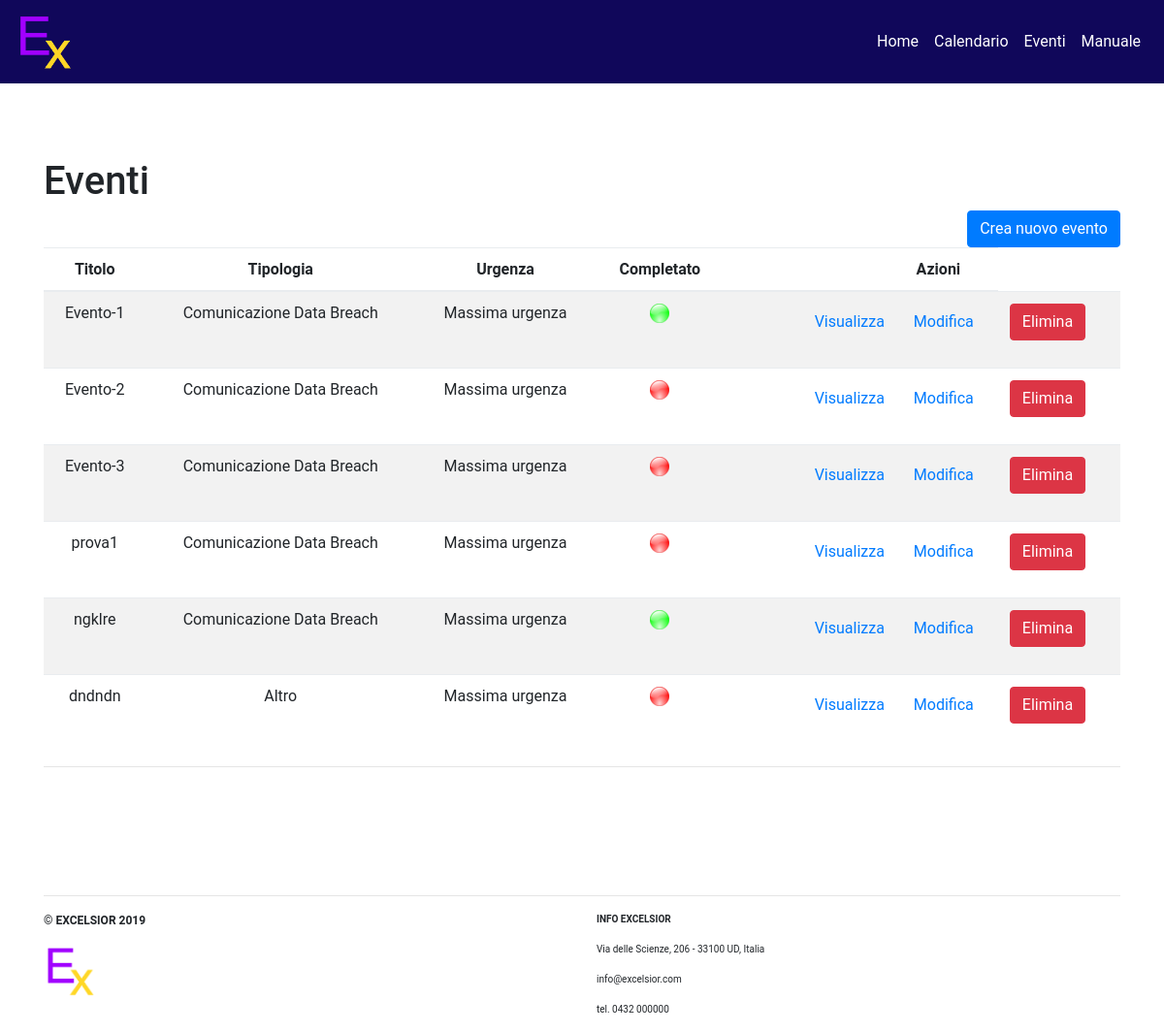
The app's page /EasyGDPRv05/index.php?controller=events&action=index with its own data.
### tables this page shows
CREATE TABLE `events` (
  `name` text NOT NULL,
  `id` int(11) NOT NULL,
  `timestamp` timestamp NOT NULL DEFAULT CURRENT_TIMESTAMP,
  `type` int(11) NOT NULL DEFAULT '0',
  `details` text,
  `urgency` int(11) NOT NULL DEFAULT '0',
  `start_date` datetime NOT NULL,
  `end_date` datetime NOT NULL,
  `completed` tinyint(1) NOT NULL DEFAULT '0'
);

### EasyGDPRv05/index.php (called while the page is built, shortened)
<?php
  if (isset($_GET['controller']) && isset($_GET['action'])) {
    $controller = $_GET['controller'];
    $action     = $_GET['action'];
  } else {
    $controller = 'pages';
    $action     = 'home';
  }
  require_once('views/layout.php');
?>

### EasyGDPRv05/controllers/events_controller.php (called while the page is built, shortened)
<?php
class EventsController {
  public function index() {
    $events = Event::all();
    require_once('views/events/index.php');
  }
}
?>

### EasyGDPRv05/models/event.php (called while the page is built, shortened)
<?php
  class Event {
    public function __construct($name, $id, $type, $timestamp, $details, $urgency, $start_date, $end_date, $completed) {
      $this->name = $name;
      $this->id      = $id;
      $this->type = $type;
      $this->urgency = $urgency;
      $this->completed = $completed;
    }
    public static function all() {
      $list = [];
      $db = Db::getInstance();
      $req = $db->query('SELECT * FROM events');
      foreach($req->fetchAll() as $event) {
        $list[] = new Event($event['name'], $event['id'], $event['type'],
        $event['timestamp'], $event['details'],
        $event['urgency'], $event['start_date'], $event['end_date'],  $event['completed']);
      }
      return $list;
    }
}
?>

### EasyGDPRv05/views/layout.php (the view, shortened to what this page needs)
<html>
<head>
<link type="text/css" href="src/index.css" href ="" rel="stylesheet">
<link href="notify/themes/relax.css" rel="stylesheet">
</head>
<body>
<header>
<nav class="navbar navbar-expand-md navbar-dark bg-dark fixed-top">
<a class="navbar-brand" href="?controller=pages&action=home">
<img src="src/cropped-logo-png.png">
</a>
<div class="collapse navbar-collapse" id="navbarsExampleDefault">
<ul class="collapse navbar-collapse justify-content-end navbar-nav mr-auto">
<li class="nav-item">
<a class="nav-link" href='?controller=pages&action=home'>Home</a>
</li>
<li class="nav-item">
<a class="nav-link" href='?controller=events&action=calendar'>Calendario</a>
</li>
<li class="nav-item">
<a class="nav-link" href='?controller=events&action=index'>Eventi</a>
</li>
<li class="nav-item">
<a class="nav-link" href='?controller=pages&action=manual'>Manuale</a>
</li>
</ul>
</div>
</nav>
</header>
<div class="main">
<div class="container first-container">
<?php require_once('routes.php'); ?>
</div>
</div>
<body>
<html>

### EasyGDPRv05/routes.php (shortened to what this page needs)
<?php
  function call($controller, $action) {
    switch($controller) {
      case 'events':
        require_once('models/event.php');
        $controller = new EventsController();
      break;
    }
    $controller->{ $action }();
  }
  $controllers = array('pages' => ['home', 'error', 'manual'],
                       'events' => ['index', 'show', 'create_page', 'calendar', 'edit_page']);
  if (array_key_exists($controller, $controllers)) {
    if (in_array($action, $controllers[$controller])) {
      call($controller, $action);
    } else {
      call('pages', 'error');
    }
  } else {
    call('pages', 'error');
  }
?>

### EasyGDPRv05/views/events/index.php (shortened to what this page needs)
<div class="row">
	<div class="col-12">
	<h1>Eventi</h1>
	</div>
	<div class="col-12" style="text-align: right;">
		<a class="btn btn-primary" href='?controller=events&action=create_page'>Crea nuovo evento</a>
	</div>
</div>
<div class="table-responsive">
	<table class="table table-striped">
		<thead>
			<tr>
				<th style="text-align: center;">Titolo</th>
				<th style="text-align: center;">Tipologia</th>
				<th style="text-align: center;">Urgenza</th>
				<th style="text-align: center;">Completato</th>
				<th style="text-align: center;"> &nbsp; &nbsp; &nbsp; &nbsp; &nbsp; &nbsp; &nbsp; &nbsp; &nbsp; &nbsp;
				&nbsp; &nbsp; &nbsp; &nbsp; &nbsp; &nbsp; &nbsp; &nbsp; &nbsp; &nbsp; Azioni</th>
			</tr>
		</thead>
		<tbody>
			<?php foreach($events as $event) { ?>
				<tr>
					<td style="text-align: center;"><?php echo $event->name; ?></td>
					<td style="text-align: center;">
					<?php if ( $event->type == 1 ){ echo "Comunicazione Data Breach";} ; ?>
						<?php if ( $event->type == 5 ){ echo "Altro";} ; ?>
					<td style="text-align: center;"><?php if ( $event->urgency == 1 ){ echo "Non urgente";} ; ?>
						<?php if ( $event->urgency == 3 ){ echo "Massima urgenza";} ; ?>
					</td>
					<td style="text-align: center;">
					<?php if ( $event->completed == 0 ){ echo "<img src=src/red.png" ;};?>
					<?php if ( $event->completed == 1 ){ echo "<img src=src/green.png";};?>
					</td>
					<td>
					<div style="text-align: right;">
					<a class="btn btn-md" href='?controller=events&action=show&id=<?php echo $event->id; ?>'>Visualizza</a>
					<a class="btn btn-md" href='?controller=events&action=edit_page&id=<?php echo $event->id; ?>'>Modifica</a>
					</div>
					</td>
					<td>
					 <form onsubmit="return confirm('Conferma eliminazione evento?');" method="get">
		 				<input type="submit" name="Elimina" value="Elimina" class="btn btn-danger">
					</form>
					</td>
				</tr>
			<?php } ?>
		</tbody>
	</table>
</div>
<hr>
<span style="display:block; height: 100px;"></span>
<hr>
	<footer>
	<div class="row">
			<div class="col-md-6">
			<p style="font-size:12px;" > <b> © EXCELSIOR 2019  </b> </p>
			<p> <img style="width:10%" src="src/cropped-logo-png.png"> </p>
			</div>
			<div class="col-md-6">
			<p style="font-size:10px;"> <b> INFO EXCELSIOR  </b> </p>
			<p style="font-size:10px;">Via delle Scienze, 206 - 33100 UD, Italia</p>
			<p style="font-size:10px;">info@excelsior.com</p>
			<p style="font-size:10px;">tel. 0432 000000</p>
			</div>
	</div>
	</footer>

### records on screen
events: name "Evento-1", type "Comunicazione Data Breach", urgency "Massima urgenza", completed 1 (drawn)
events: name "Evento-2", type "Comunicazione Data Breach", urgency "Massima urgenza", completed 0 (drawn)
events: name "Evento-3", type "Comunicazione Data Breach", urgency "Massima urgenza", completed 0 (drawn)
events: name "prova1", type "Comunicazione Data Breach", urgency "Massima urgenza", completed 0 (drawn)
events: name "ngklre", type "Comunicazione Data Breach", urgency "Massima urgenza", completed 1 (drawn)
events: name "dndndn", type "Altro", urgency "Massima urgenza", completed 0 (drawn)
